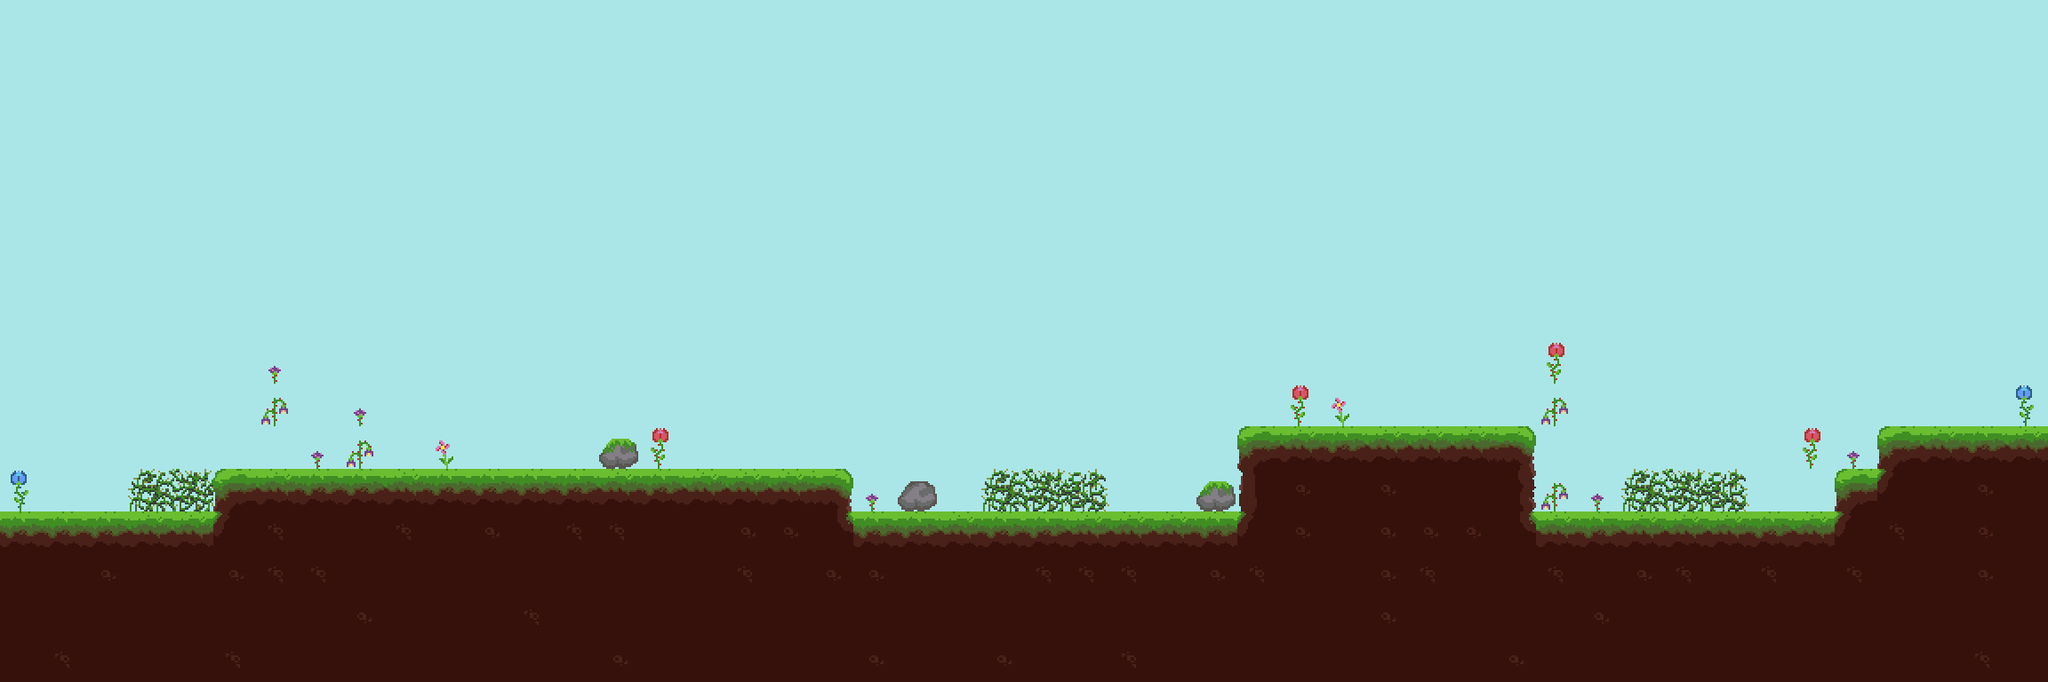

Rendered tile map (Tiled .tmx) drawn with the repository's tilesets; below, a short description and the map source with its tile grids summarised:
An orthogonal 48x16 tile map with 48x48 px tiles, 4 tile layers (ground, dangerous, decor, herbe), 3 tilesets and 4 objects (Début de niveau, level-end, rock, rat).

<map version="1.0" orientation="orthogonal" width="48" height="16" tilewidth="48" tileheight="48" backgroundcolor="#aae6e7">
 <properties>
  <property name="background-1-hspeed" value="-1.2" />
  <property name="background-1-image" value="trees-2" />
  <property name="background-1-vspeed" value="-1.1" />
 </properties>
 <tileset firstgid="1" name="forest" tilewidth="48" tileheight="48">
  <image source="../../tilesets/forest.png" width="336" height="384" />
  <terraintypes>
   <terrain name="grassy-ground" tile="-1" />
  </terraintypes>
  <tile id="1" terrain=",,,0" />
  <tile id="2" terrain=",,0,0" />
  <tile id="3" terrain=",,0,0" />
  <tile id="4" terrain=",,0," />
  <tile id="5" terrain="0,0,0," />
  <tile id="6" terrain="0,0,,0" />
  <tile id="8" terrain=",0,,0" />
  <tile id="9" terrain="0,0,0,0" />
  <tile id="10" terrain="0,0,0,0" />
  <tile id="11" terrain="0,,0," />
  <tile id="12" terrain="0,,0,0" />
  <tile id="13" terrain=",0,0,0" />
  <tile id="15" terrain=",0,,0" />
  <tile id="16" terrain="0,0,0,0" />
  <tile id="17" terrain="0,0,0,0" />
  <tile id="18" terrain="0,,0," />
  <tile id="22" terrain=",0,," />
  <tile id="23" terrain="0,0,," />
  <tile id="24" terrain="0,0,," />
  <tile id="25" terrain="0,,," />
 </tileset>
 <tileset firstgid="57" source="../../tilesets/dangerous.tsx" />
 <tileset firstgid="60" name="decor-forest" tilewidth="48" tileheight="48">
  <image source="../../tilesets/decor-forest.png" width="192" height="192" />
 </tileset>
 <layer name="ground" width="48" height="16">
  <data>[768 cells, 273 non-empty, 16 distinct tile ids]</data>
 </layer>
 <layer name="dangerous" width="48" height="16">
  <data>[768 cells, 8 non-empty, 3 distinct tile ids]</data>
 </layer>
 <objectgroup name="controls" width="48" height="16">
  <object name="level-start" type="Début de niveau" x="3" y="438" width="48" height="48" />
  <object name="level-end" x="2249" y="161" width="49" height="318" />
 </objectgroup>
 <objectgroup name="objet non terminé" width="48" height="16" />
 <objectgroup name="objects" width="48" height="16">
  <object name="rock" x="1636" y="393" width="88" height="85" />
 </objectgroup>
 <objectgroup name="ennemis" width="48" height="16">
  <object name="rat" x="579" y="455" width="70" height="70" />
 </objectgroup>
 <layer name="decor" width="48" height="16">
  <data>[768 cells, 24 non-empty, 8 distinct tile ids]</data>
 </layer>
 <layer name="herbe" width="48" height="16">
  <data>[768 cells, 48 non-empty, 3 distinct tile ids]</data>
 </layer>
</map>